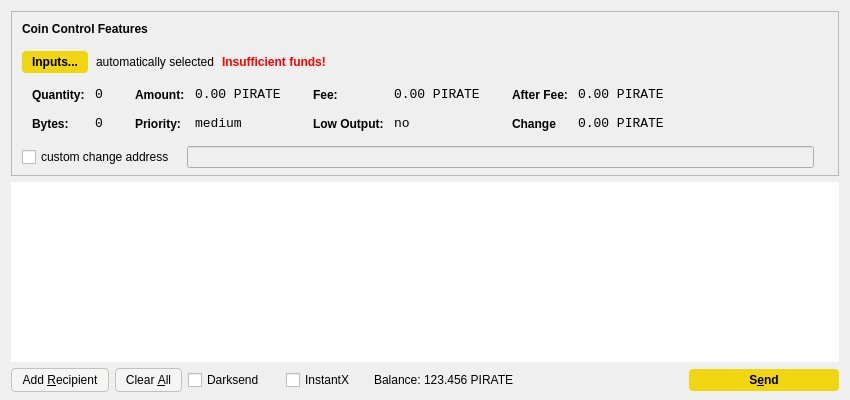
<?xml version="1.0" encoding="UTF-8"?>
<ui version="4.0">
 <class>SendCoinsDialog</class>
 <widget class="QDialog" name="SendCoinsDialog">
  <property name="geometry">
   <rect>
    <x>0</x>
    <y>0</y>
    <width>850</width>
    <height>400</height>
   </rect>
  </property>
  <property name="windowTitle">
   <string>Send Coins</string>
  </property>
  <layout class="QVBoxLayout" name="verticalLayout" stretch="0,1,0">
   <property name="bottomMargin">
    <number>8</number>
   </property>
   <item>
    <widget class="QFrame" name="frameCoinControl">
     <property name="sizePolicy">
      <sizepolicy hsizetype="Expanding" vsizetype="Expanding">
       <horstretch>0</horstretch>
       <verstretch>0</verstretch>
      </sizepolicy>
     </property>
     <property name="maximumSize">
      <size>
       <width>16777215</width>
       <height>16777215</height>
      </size>
     </property>
     <property name="frameShape">
      <enum>QFrame::StyledPanel</enum>
     </property>
     <property name="frameShadow">
      <enum>QFrame::Sunken</enum>
     </property>
     <layout class="QVBoxLayout" name="verticalLayoutCoinControl2">
      <property name="spacing">
       <number>6</number>
      </property>
      <property name="leftMargin">
       <number>0</number>
      </property>
      <property name="topMargin">
       <number>0</number>
      </property>
      <property name="rightMargin">
       <number>0</number>
      </property>
      <property name="bottomMargin">
       <number>6</number>
      </property>
      <item>
       <layout class="QVBoxLayout" name="verticalLayoutCoinControl" stretch="0,0,0,0,1">
        <property name="spacing">
         <number>0</number>
        </property>
        <property name="leftMargin">
         <number>10</number>
        </property>
        <property name="topMargin">
         <number>10</number>
        </property>
        <item>
         <layout class="QHBoxLayout" name="horizontalLayoutCoinControl1">
          <property name="bottomMargin">
           <number>15</number>
          </property>
          <item>
           <widget class="QLabel" name="labelCoinControlFeatures">
            <property name="sizePolicy">
             <sizepolicy hsizetype="Preferred" vsizetype="Maximum">
              <horstretch>0</horstretch>
              <verstretch>0</verstretch>
             </sizepolicy>
            </property>
            <property name="font">
             <font>
              <weight>75</weight>
              <bold>true</bold>
             </font>
            </property>
            <property name="styleSheet">
             <string notr="true">font-weight:bold;</string>
            </property>
            <property name="text">
             <string>Coin Control Features</string>
            </property>
           </widget>
          </item>
         </layout>
        </item>
        <item>
         <layout class="QHBoxLayout" name="horizontalLayoutCoinControl2" stretch="0,0,0,0">
          <property name="spacing">
           <number>8</number>
          </property>
          <property name="bottomMargin">
           <number>10</number>
          </property>
          <item>
           <widget class="QPushButton" name="pushButtonCoinControl">
            <property name="styleSheet">
             <string notr="true">background-color: rgb(240, 213, 17);
color: rgb(0, 0, 0);
border-radius: 4px;
border-color:  rgb(240, 213, 17);
font-weight: 600;
padding: 4px;
padding-left: 10px;
padding-right: 10px;</string>
            </property>
            <property name="text">
             <string>Inputs...</string>
            </property>
           </widget>
          </item>
          <item>
           <widget class="QLabel" name="labelCoinControlAutomaticallySelected">
            <property name="text">
             <string>automatically selected</string>
            </property>
            <property name="margin">
             <number>5</number>
            </property>
           </widget>
          </item>
          <item>
           <widget class="QLabel" name="labelCoinControlInsuffFunds">
            <property name="font">
             <font>
              <weight>75</weight>
              <bold>true</bold>
             </font>
            </property>
            <property name="styleSheet">
             <string notr="true">color:red;font-weight:bold;</string>
            </property>
            <property name="text">
             <string>Insufficient funds!</string>
            </property>
            <property name="margin">
             <number>5</number>
            </property>
           </widget>
          </item>
          <item>
           <spacer name="horizontalSpacerCoinControl">
            <property name="orientation">
             <enum>Qt::Horizontal</enum>
            </property>
            <property name="sizeHint" stdset="0">
             <size>
              <width>40</width>
              <height>1</height>
             </size>
            </property>
           </spacer>
          </item>
         </layout>
        </item>
        <item>
         <widget class="QWidget" name="widgetCoinControl" native="true">
          <property name="sizePolicy">
           <sizepolicy hsizetype="Preferred" vsizetype="Preferred">
            <horstretch>0</horstretch>
            <verstretch>0</verstretch>
           </sizepolicy>
          </property>
          <property name="minimumSize">
           <size>
            <width>0</width>
            <height>0</height>
           </size>
          </property>
          <property name="styleSheet">
           <string notr="true"/>
          </property>
          <layout class="QHBoxLayout" name="horizontalLayoutCoinControl5">
           <property name="leftMargin">
            <number>0</number>
           </property>
           <property name="topMargin">
            <number>0</number>
           </property>
           <property name="rightMargin">
            <number>0</number>
           </property>
           <property name="bottomMargin">
            <number>0</number>
           </property>
           <item>
            <layout class="QHBoxLayout" name="horizontalLayoutCoinControl3" stretch="0,0,0,1">
             <property name="spacing">
              <number>20</number>
             </property>
             <property name="topMargin">
              <number>0</number>
             </property>
             <property name="bottomMargin">
              <number>10</number>
             </property>
             <item>
              <layout class="QFormLayout" name="formLayoutCoinControl1">
               <property name="horizontalSpacing">
                <number>10</number>
               </property>
               <property name="verticalSpacing">
                <number>14</number>
               </property>
               <property name="leftMargin">
                <number>10</number>
               </property>
               <property name="topMargin">
                <number>4</number>
               </property>
               <property name="rightMargin">
                <number>6</number>
               </property>
               <item row="0" column="0">
                <widget class="QLabel" name="labelCoinControlQuantityText">
                 <property name="styleSheet">
                  <string notr="true">font-weight:bold;</string>
                 </property>
                 <property name="text">
                  <string>Quantity:</string>
                 </property>
                 <property name="margin">
                  <number>0</number>
                 </property>
                </widget>
               </item>
               <item row="0" column="1">
                <widget class="QLabel" name="labelCoinControlQuantity">
                 <property name="font">
                  <font>
                   <family>Monospace</family>
                   <pointsize>10</pointsize>
                  </font>
                 </property>
                 <property name="cursor">
                  <cursorShape>IBeamCursor</cursorShape>
                 </property>
                 <property name="contextMenuPolicy">
                  <enum>Qt::ActionsContextMenu</enum>
                 </property>
                 <property name="text">
                  <string>0</string>
                 </property>
                 <property name="margin">
                  <number>0</number>
                 </property>
                 <property name="textInteractionFlags">
                  <set>Qt::LinksAccessibleByMouse|Qt::TextSelectableByKeyboard|Qt::TextSelectableByMouse</set>
                 </property>
                </widget>
               </item>
               <item row="1" column="0">
                <widget class="QLabel" name="labelCoinControlBytesText">
                 <property name="styleSheet">
                  <string notr="true">font-weight:bold;</string>
                 </property>
                 <property name="text">
                  <string>Bytes:</string>
                 </property>
                </widget>
               </item>
               <item row="1" column="1">
                <widget class="QLabel" name="labelCoinControlBytes">
                 <property name="font">
                  <font>
                   <family>Monospace</family>
                   <pointsize>10</pointsize>
                  </font>
                 </property>
                 <property name="cursor">
                  <cursorShape>IBeamCursor</cursorShape>
                 </property>
                 <property name="contextMenuPolicy">
                  <enum>Qt::ActionsContextMenu</enum>
                 </property>
                 <property name="text">
                  <string>0</string>
                 </property>
                 <property name="textInteractionFlags">
                  <set>Qt::LinksAccessibleByMouse|Qt::TextSelectableByKeyboard|Qt::TextSelectableByMouse</set>
                 </property>
                </widget>
               </item>
              </layout>
             </item>
             <item>
              <layout class="QFormLayout" name="formLayoutCoinControl2">
               <property name="horizontalSpacing">
                <number>10</number>
               </property>
               <property name="verticalSpacing">
                <number>14</number>
               </property>
               <property name="leftMargin">
                <number>6</number>
               </property>
               <property name="topMargin">
                <number>4</number>
               </property>
               <property name="rightMargin">
                <number>6</number>
               </property>
               <item row="0" column="0">
                <widget class="QLabel" name="labelCoinControlAmountText">
                 <property name="styleSheet">
                  <string notr="true">font-weight:bold;</string>
                 </property>
                 <property name="text">
                  <string>Amount:</string>
                 </property>
                 <property name="margin">
                  <number>0</number>
                 </property>
                </widget>
               </item>
               <item row="0" column="1">
                <widget class="QLabel" name="labelCoinControlAmount">
                 <property name="font">
                  <font>
                   <family>Monospace</family>
                   <pointsize>10</pointsize>
                  </font>
                 </property>
                 <property name="cursor">
                  <cursorShape>IBeamCursor</cursorShape>
                 </property>
                 <property name="contextMenuPolicy">
                  <enum>Qt::ActionsContextMenu</enum>
                 </property>
                 <property name="text">
                  <string>0.00 PIRATE</string>
                 </property>
                 <property name="textInteractionFlags">
                  <set>Qt::LinksAccessibleByMouse|Qt::TextSelectableByKeyboard|Qt::TextSelectableByMouse</set>
                 </property>
                </widget>
               </item>
               <item row="1" column="0">
                <widget class="QLabel" name="labelCoinControlPriorityText">
                 <property name="styleSheet">
                  <string notr="true">font-weight:bold;</string>
                 </property>
                 <property name="text">
                  <string>Priority:</string>
                 </property>
                </widget>
               </item>
               <item row="1" column="1">
                <widget class="QLabel" name="labelCoinControlPriority">
                 <property name="font">
                  <font>
                   <family>Monospace</family>
                   <pointsize>10</pointsize>
                  </font>
                 </property>
                 <property name="cursor">
                  <cursorShape>IBeamCursor</cursorShape>
                 </property>
                 <property name="contextMenuPolicy">
                  <enum>Qt::ActionsContextMenu</enum>
                 </property>
                 <property name="text">
                  <string>medium</string>
                 </property>
                 <property name="textInteractionFlags">
                  <set>Qt::LinksAccessibleByMouse|Qt::TextSelectableByKeyboard|Qt::TextSelectableByMouse</set>
                 </property>
                </widget>
               </item>
              </layout>
             </item>
             <item>
              <layout class="QFormLayout" name="formLayoutCoinControl3">
               <property name="horizontalSpacing">
                <number>10</number>
               </property>
               <property name="verticalSpacing">
                <number>14</number>
               </property>
               <property name="leftMargin">
                <number>6</number>
               </property>
               <property name="topMargin">
                <number>4</number>
               </property>
               <property name="rightMargin">
                <number>6</number>
               </property>
               <item row="0" column="0">
                <widget class="QLabel" name="labelCoinControlFeeText">
                 <property name="styleSheet">
                  <string notr="true">font-weight:bold;</string>
                 </property>
                 <property name="text">
                  <string>Fee:</string>
                 </property>
                 <property name="margin">
                  <number>0</number>
                 </property>
                </widget>
               </item>
               <item row="0" column="1">
                <widget class="QLabel" name="labelCoinControlFee">
                 <property name="font">
                  <font>
                   <family>Monospace</family>
                   <pointsize>10</pointsize>
                  </font>
                 </property>
                 <property name="cursor">
                  <cursorShape>IBeamCursor</cursorShape>
                 </property>
                 <property name="contextMenuPolicy">
                  <enum>Qt::ActionsContextMenu</enum>
                 </property>
                 <property name="text">
                  <string>0.00 PIRATE</string>
                 </property>
                 <property name="textInteractionFlags">
                  <set>Qt::LinksAccessibleByMouse|Qt::TextSelectableByKeyboard|Qt::TextSelectableByMouse</set>
                 </property>
                </widget>
               </item>
               <item row="1" column="0">
                <widget class="QLabel" name="labelCoinControlLowOutputText">
                 <property name="styleSheet">
                  <string notr="true">font-weight:bold;</string>
                 </property>
                 <property name="text">
                  <string>Low Output:</string>
                 </property>
                </widget>
               </item>
               <item row="1" column="1">
                <widget class="QLabel" name="labelCoinControlLowOutput">
                 <property name="font">
                  <font>
                   <family>Monospace</family>
                   <pointsize>10</pointsize>
                  </font>
                 </property>
                 <property name="cursor">
                  <cursorShape>IBeamCursor</cursorShape>
                 </property>
                 <property name="contextMenuPolicy">
                  <enum>Qt::ActionsContextMenu</enum>
                 </property>
                 <property name="text">
                  <string>no</string>
                 </property>
                 <property name="textInteractionFlags">
                  <set>Qt::LinksAccessibleByMouse|Qt::TextSelectableByKeyboard|Qt::TextSelectableByMouse</set>
                 </property>
                </widget>
               </item>
              </layout>
             </item>
             <item>
              <layout class="QFormLayout" name="formLayoutCoinControl4">
               <property name="horizontalSpacing">
                <number>10</number>
               </property>
               <property name="verticalSpacing">
                <number>14</number>
               </property>
               <property name="leftMargin">
                <number>6</number>
               </property>
               <property name="topMargin">
                <number>4</number>
               </property>
               <property name="rightMargin">
                <number>6</number>
               </property>
               <item row="0" column="0">
                <widget class="QLabel" name="labelCoinControlAfterFeeText">
                 <property name="styleSheet">
                  <string notr="true">font-weight:bold;</string>
                 </property>
                 <property name="text">
                  <string>After Fee:</string>
                 </property>
                 <property name="margin">
                  <number>0</number>
                 </property>
                </widget>
               </item>
               <item row="0" column="1">
                <widget class="QLabel" name="labelCoinControlAfterFee">
                 <property name="font">
                  <font>
                   <family>Monospace</family>
                   <pointsize>10</pointsize>
                  </font>
                 </property>
                 <property name="cursor">
                  <cursorShape>IBeamCursor</cursorShape>
                 </property>
                 <property name="contextMenuPolicy">
                  <enum>Qt::ActionsContextMenu</enum>
                 </property>
                 <property name="text">
                  <string>0.00 PIRATE</string>
                 </property>
                 <property name="textInteractionFlags">
                  <set>Qt::LinksAccessibleByMouse|Qt::TextSelectableByKeyboard|Qt::TextSelectableByMouse</set>
                 </property>
                </widget>
               </item>
               <item row="1" column="0">
                <widget class="QLabel" name="labelCoinControlChangeText">
                 <property name="styleSheet">
                  <string notr="true">font-weight:bold;</string>
                 </property>
                 <property name="text">
                  <string>Change</string>
                 </property>
                </widget>
               </item>
               <item row="1" column="1">
                <widget class="QLabel" name="labelCoinControlChange">
                 <property name="font">
                  <font>
                   <family>Monospace</family>
                   <pointsize>10</pointsize>
                  </font>
                 </property>
                 <property name="cursor">
                  <cursorShape>IBeamCursor</cursorShape>
                 </property>
                 <property name="contextMenuPolicy">
                  <enum>Qt::ActionsContextMenu</enum>
                 </property>
                 <property name="text">
                  <string>0.00 PIRATE</string>
                 </property>
                 <property name="textInteractionFlags">
                  <set>Qt::LinksAccessibleByMouse|Qt::TextSelectableByKeyboard|Qt::TextSelectableByMouse</set>
                 </property>
                </widget>
               </item>
              </layout>
             </item>
            </layout>
           </item>
          </layout>
         </widget>
        </item>
        <item>
         <layout class="QHBoxLayout" name="horizontalLayoutCoinControl4" stretch="0,0,0">
          <property name="spacing">
           <number>12</number>
          </property>
          <property name="sizeConstraint">
           <enum>QLayout::SetDefaultConstraint</enum>
          </property>
          <property name="topMargin">
           <number>5</number>
          </property>
          <property name="rightMargin">
           <number>5</number>
          </property>
          <item>
           <widget class="QCheckBox" name="checkBoxCoinControlChange">
            <property name="text">
             <string>custom change address</string>
            </property>
           </widget>
          </item>
          <item>
           <widget class="QLineEdit" name="lineEditCoinControlChange">
            <property name="enabled">
             <bool>false</bool>
            </property>
            <property name="sizePolicy">
             <sizepolicy hsizetype="Expanding" vsizetype="Fixed">
              <horstretch>0</horstretch>
              <verstretch>0</verstretch>
             </sizepolicy>
            </property>
           </widget>
          </item>
          <item>
           <widget class="QLabel" name="labelCoinControlChangeLabel">
            <property name="sizePolicy">
             <sizepolicy hsizetype="Preferred" vsizetype="Expanding">
              <horstretch>0</horstretch>
              <verstretch>0</verstretch>
             </sizepolicy>
            </property>
            <property name="minimumSize">
             <size>
              <width>0</width>
              <height>0</height>
             </size>
            </property>
            <property name="text">
             <string/>
            </property>
            <property name="margin">
             <number>3</number>
            </property>
           </widget>
          </item>
         </layout>
        </item>
        <item>
         <spacer name="verticalSpacerCoinControl">
          <property name="orientation">
           <enum>Qt::Vertical</enum>
          </property>
          <property name="sizeHint" stdset="0">
           <size>
            <width>800</width>
            <height>1</height>
           </size>
          </property>
         </spacer>
        </item>
       </layout>
      </item>
     </layout>
    </widget>
   </item>
   <item>
    <widget class="QScrollArea" name="scrollArea">
     <property name="styleSheet">
      <string notr="true">border: 0;</string>
     </property>
     <property name="widgetResizable">
      <bool>true</bool>
     </property>
     <widget class="QWidget" name="scrollAreaWidgetContents">
      <property name="geometry">
       <rect>
        <x>0</x>
        <y>0</y>
        <width>832</width>
        <height>156</height>
       </rect>
      </property>
      <property name="styleSheet">
       <string notr="true">background-color: rgb(255, 255, 255);
border: 0;</string>
      </property>
      <layout class="QVBoxLayout" name="verticalLayout_2">
       <property name="leftMargin">
        <number>0</number>
       </property>
       <property name="topMargin">
        <number>0</number>
       </property>
       <property name="rightMargin">
        <number>0</number>
       </property>
       <property name="bottomMargin">
        <number>0</number>
       </property>
       <item>
        <layout class="QVBoxLayout" name="entries">
         <property name="spacing">
          <number>6</number>
         </property>
        </layout>
       </item>
       <item>
        <spacer name="verticalSpacer">
         <property name="orientation">
          <enum>Qt::Vertical</enum>
         </property>
         <property name="sizeHint" stdset="0">
          <size>
           <width>20</width>
           <height>40</height>
          </size>
         </property>
        </spacer>
       </item>
      </layout>
     </widget>
    </widget>
   </item>
   <item>
    <layout class="QHBoxLayout" name="horizontalLayout">
     <item>
      <widget class="QPushButton" name="addButton">
       <property name="toolTip">
        <string>Send to multiple recipients at once</string>
       </property>
       <property name="styleSheet">
        <string notr="true">background-color: rgb(245, 245, 245);
border-radius: 4px;
border: 1px solid #c4c1bd;
font-weight: 400;
padding: 4px;
padding-left: 10px;
padding-right: 10px;</string>
       </property>
       <property name="text">
        <string>Add &amp;Recipient</string>
       </property>
       <property name="autoDefault">
        <bool>false</bool>
       </property>
      </widget>
     </item>
     <item>
      <widget class="QPushButton" name="clearButton">
       <property name="sizePolicy">
        <sizepolicy hsizetype="Minimum" vsizetype="Fixed">
         <horstretch>0</horstretch>
         <verstretch>0</verstretch>
        </sizepolicy>
       </property>
       <property name="toolTip">
        <string>Remove all transaction fields</string>
       </property>
       <property name="styleSheet">
        <string notr="true">background-color: rgb(245, 245, 245);
border-radius: 4px;
border: 1px solid #c4c1bd;
font-weight: 400;
padding: 4px;
padding-left: 10px;
padding-right: 10px;</string>
       </property>
       <property name="text">
        <string>Clear &amp;All</string>
       </property>
       <property name="autoRepeatDelay">
        <number>300</number>
       </property>
       <property name="autoDefault">
        <bool>false</bool>
       </property>
      </widget>
     </item>
     <item>
      <layout class="QHBoxLayout" name="horizontalLayout_2">
       <property name="spacing">
        <number>3</number>
       </property>
       <item>
        <widget class="QCheckBox" name="checkUseDarksend">
         <property name="minimumSize">
          <size>
           <width>95</width>
           <height>0</height>
          </size>
         </property>
         <property name="visible">
          <bool>false</bool>
         </property>
         <property name="text">
          <string>Darksend</string>
         </property>
        </widget>
       </item>
       <item>
        <widget class="QCheckBox" name="checkInstantX">
         <property name="minimumSize">
          <size>
           <width>85</width>
           <height>0</height>
          </size>
         </property>
         <property name="visible">
          <bool>false</bool>
         </property>
         <property name="text">
          <string>InstantX</string>
         </property>
        </widget>
       </item>
       <item>
        <widget class="QLabel" name="label">
         <property name="sizePolicy">
          <sizepolicy hsizetype="Preferred" vsizetype="Fixed">
           <horstretch>0</horstretch>
           <verstretch>0</verstretch>
          </sizepolicy>
         </property>
         <property name="text">
          <string>Balance:</string>
         </property>
        </widget>
       </item>
       <item>
        <widget class="QLabel" name="labelBalance">
         <property name="sizePolicy">
          <sizepolicy hsizetype="Preferred" vsizetype="Fixed">
           <horstretch>0</horstretch>
           <verstretch>0</verstretch>
          </sizepolicy>
         </property>
         <property name="cursor">
          <cursorShape>IBeamCursor</cursorShape>
         </property>
         <property name="text">
          <string>123.456 PIRATE</string>
         </property>
         <property name="textInteractionFlags">
          <set>Qt::LinksAccessibleByMouse|Qt::TextSelectableByKeyboard|Qt::TextSelectableByMouse</set>
         </property>
        </widget>
       </item>
      </layout>
     </item>
     <item>
      <spacer name="horizontalSpacer">
       <property name="orientation">
        <enum>Qt::Horizontal</enum>
       </property>
       <property name="sizeHint" stdset="0">
        <size>
         <width>40</width>
         <height>20</height>
        </size>
       </property>
      </spacer>
     </item>
     <item>
      <widget class="QPushButton" name="sendButton">
       <property name="minimumSize">
        <size>
         <width>150</width>
         <height>0</height>
        </size>
       </property>
       <property name="toolTip">
        <string>Confirm the send action</string>
       </property>
       <property name="styleSheet">
        <string notr="true">background-color: rgb(240, 213, 17);
color: rgb(0,0,0);
border-radius: 4px;
border-color:  rgb(240, 213, 17);
font-weight: 600;
padding: 4px;
padding-left: 10px;
padding-right: 10px;</string>
       </property>
       <property name="text">
        <string>S&amp;end</string>
       </property>
       <property name="default">
        <bool>true</bool>
       </property>
      </widget>
     </item>
    </layout>
   </item>
  </layout>
 </widget>
 <resources/>
 <connections/>
</ui>
